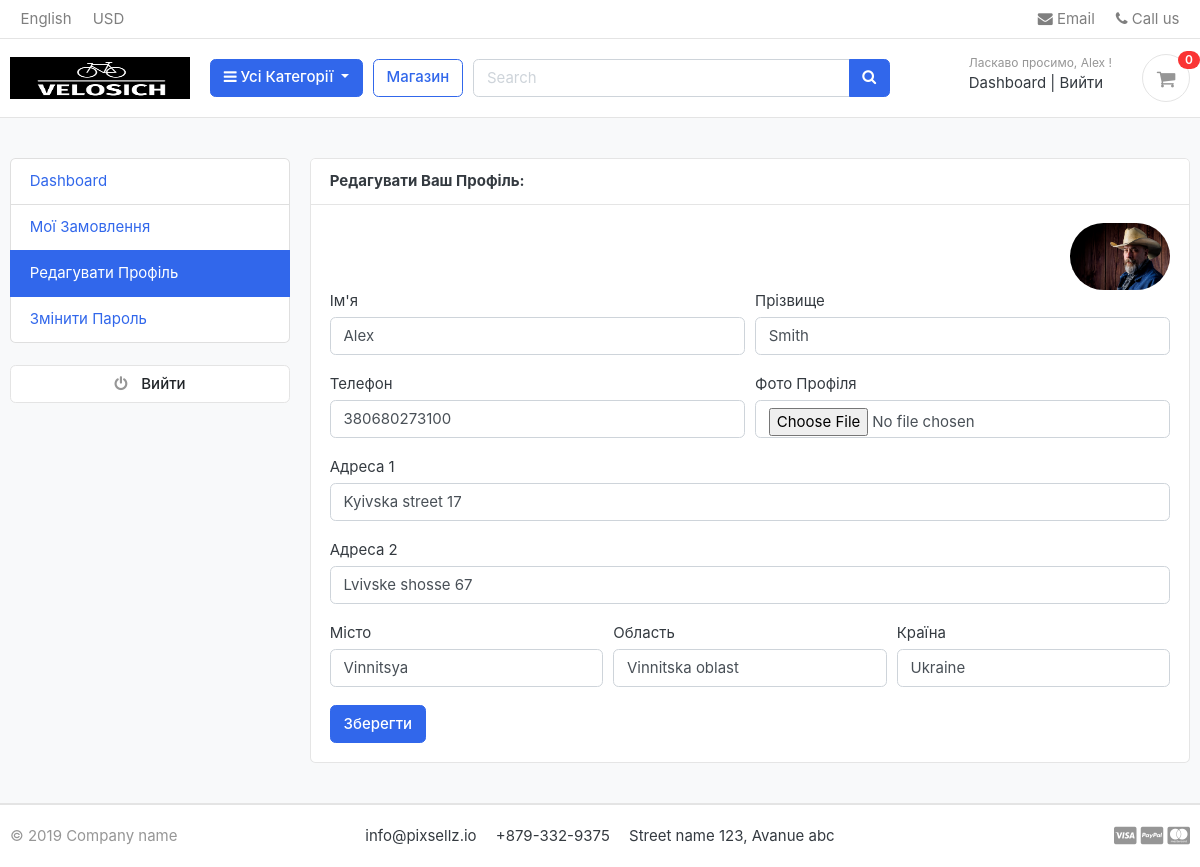
/accounts/edit_profile/ (signed in), run on the app's committed database.
### accounts/models.py (models this page shows, shortened)
class Account(AbstractBaseUser):
    first_name = models.CharField(max_length=50)
    last_name = models.CharField(max_length=50)
    username = models.CharField(max_length=50, unique=True)
    email = models.EmailField(max_length=100, unique=True)
    phone_number = models.CharField(max_length=50)
    date_joined = models.DateTimeField(auto_now_add=True)
    last_login = models.DateTimeField(auto_now=True)
    is_admin = models.BooleanField(default=False)
    is_staff = models.BooleanField(default=False)
    is_active = models.BooleanField(default=False)
    is_superadmin = models.BooleanField(default=False)
    USERNAME_FIELD = 'email'
    REQUIRED_FIELDS = ["username", "first_name", "last_name"]
    objects = MyAccountManager()

class UserProfile(models.Model):
    user = models.OneToOneField(Account, on_delete=models.CASCADE)
    address_line_1 = models.CharField(blank=True, max_length=100)
    address_line_2 = models.CharField(blank=True, max_length=100)
    profile_picture = models.ImageField(upload_to='userprofile', blank=True)
    city = models.CharField(blank=True, max_length=30)
    state = models.CharField(blank=True, max_length=30)
    country = models.CharField(blank=True, max_length=20)

### accounts/views.py (the view)
# urls.py: path('edit_profile/', views.edit_profile, name="edit_profile"),
@login_required(login_url='login')
def edit_profile(request):
    userprofile = get_object_or_404(UserProfile, user=request.user)
    if request.method == 'POST':
        user_form = UserForm(request.POST, instance=request.user)
        profile_form = UserProfileForm(request.POST, request.FILES, instance=userprofile)
        if user_form.is_valid() and profile_form.is_valid():
            user_form.save()
            profile_form.save()
            messages.success(request, "Your profile has been updated!")
            return redirect("edit_profile")
    else:
        user_form = UserForm(instance=request.user)
        profile_form = UserProfileForm(instance=userprofile)
    context = {
        'user_form': user_form,
        'profile_form': profile_form,
        'userprofile': userprofile,
    }
    return render(request, 'accounts/edit_profile.html', context)

### accounts/forms.py
class UserForm(forms.ModelForm):
    class Meta:
        model = Account
        fields = ['first_name', 'last_name', 'phone_number']
    def __init__(self, *args, **kwargs):
        super(UserForm, self).__init__(*args, **kwargs)
        for field in self.fields:
            self.fields[field].widget.attrs['class'] = 'form-control'

class UserProfileForm(forms.ModelForm):
    profile_picture = forms.ImageField(required=False, error_messages={'invalid': ("image files only")}, widget=forms.FileInput)
    class Meta:
        model = UserProfile
        fields = ['address_line_1', 'address_line_2', 'city', 'state', 'country', 'profile_picture']
    def __init__(self, *args, **kwargs):
        super(UserProfileForm, self).__init__(*args, **kwargs)
        for field in self.fields:
            self.fields[field].widget.attrs['class'] = 'form-control'

### carts/context_processors.py (called while the page is built)
def counter(request):
    cart_count = 0
    if "admin" in request.path:
        return {}
    else:
        try:
            cart = Cart.objects.filter(cart_id=_cart_id(request))
            if request.user.is_authenticated:
                cart_items = CartItem.objects.all().filter(user=request.user)
            else:
                cart_items = CartItem.objects.all().filter(cart=cart[:1])
            for cart_item in cart_items:
                cart_count += cart_item.quantity
        except Cart.DoesNotExist:
            cart_count = 0
    return dict(cart_count=cart_count)

### carts/views.py (called while the page is built)
def _cart_id(request):
    cart = request.session.session_key
    if not cart:
        cart = request.session.create()
    return cart

### category/context_processors.py (called while the page is built)
def menu_links(request):
    links = Category.objects.all()
    return dict(links=links)

### category/models.py (called while the page is built)
    def get_url(self):
        return reverse("products_by_category", args=[self.slug])

### templates/accounts/edit_profile.html (shortened to what this page needs)
{% extends 'base.html' %}
{% block content %}
<section class="section-conten padding-y bg">
  <div class="container">
    <div class="row">
    {% include 'includes/dashboard_sidebar.html' %}
    <main class="col-md-9">
      <article class="card">
      <header class="card-header">
        <strong class="d-inline-block mr-3">Редагувати Ваш Профіль:</strong>
      </header>
      <div class="card-body">
        <div class="text-right">
          <img src="{{ userprofile.profile_picture.url }}" alt="Profile Picture" width="100" style="border-radius:50px;">
        </div>
        <div class="row">
         <div class="col-md-12">
          <form action="{% url 'edit_profile' %}" method="POST" enctype="multipart/form-data">
            <div class="form-row">
              <div class="form-group col-md-6">
                <label>Ім'я</label>
                {{ user_form.first_name }}
              </div>
              <div class="form-group col-md-6">
                <label>Прізвище</label>
                {{ user_form.last_name }}
              </div>
            </div>
            <div class="form-row">
              <div class="form-group col-md-6">
                <label>Телефон</label>
                {{ user_form.phone_number }}
              </div>
              <div class="form-group col-md-6">
                <label>Фото Профіля</label>
                {{ profile_form.profile_picture }}
              </div>
            </div>
            <div class="form-group">
              <label>Адреса 1</label>
              {{ profile_form.address_line_1 }}
            </div>
            <div class="form-group">
              <label>Адреса 2</label>
              {{ profile_form.address_line_2 }}
            </div>
            <div class="form-row">
              <div class="form-group col-md-4">
                <label>Місто</label>
                {{ profile_form.city }}
              </div>
              <div class="form-group col-md-4">
                <label>Область</label>
                {{ profile_form.state }}
              </div>
              <div class="form-group col-md-4">
                <label>Країна</label>
                {{ profile_form.country }}
              </div>
            </div>
            <input type="submit" class="btn btn-primary" value="Зберегти">
          </form>
         </div>
        </div>
      </div>
      </article>
    </main>
  </div>
  </div>
  </section>
{% endblock %}

### templates/includes/navbar.html (shortened to what this page needs)
{% load static %}
<header class="section-header">
  <nav class="navbar p-md-0 navbar-expand-sm navbar-light border-bottom">
  <div class="container">
    <div class="collapse navbar-collapse" id="navbarTop4">
      <ul class="navbar-nav mr-auto">
        <li class="nav-item dropdown">
         <a href="#" class="nav-link">   English </a>
      </li>
      <li class="nav-item dropdown">
        <a href="#" class="nav-link"> USD </a>
      </li>
      </ul>
      <ul class="navbar-nav">
      <li><a href="#" class="nav-link"> <i class="fa fa-envelope"></i> Email </a></li>
      <li><a href="#" class="nav-link"> <i class="fa fa-phone"></i> Call us </a></li>
    </ul>
    </div>
  </div>
  </nav>
  <section class="header-main border-bottom">
    <div class="container">
  <div class="row align-items-center">
    <div class="col-lg-2 col-md-3 col-6">
      <a href="{% url 'home' %}" class="brand-wrap">
        <img class="logo" src="{% static 'images/logo-white.png' %}" style="width: 180px;" alt="logo">
      </a>
    </div>
    <div class="col-lg col-sm col-md col-6 flex-grow-0">
      <div class="category-wrap dropdown d-inline-block float-right">
        <button type="button" class="btn btn-primary dropdown-toggle" data-toggle="dropdown">
          <i class="fa fa-bars"></i> Усі Категорії
        </button>
      </div>
    </div>
    <a href="{% url 'store' %}" class="btn btn-outline-primary">Магазин</a>
    <div class="col-lg  col-md-6 col-sm-12 col">
      <form action="{% url 'search' %}" class="search" method="GET">
        <div class="input-group w-100">
            <input type="text" class="form-control" style="width:60%;" placeholder="Search" name="keyword">
            <div class="input-group-append">
              <button class="btn btn-primary" type="submit">
                <i class="fa fa-search"></i>
              </button>
            </div>
          </div>
      </form>
    </div>
    <div class="col-lg-3 col-sm-6 col-8 order-2 order-lg-3">
          <div class="d-flex justify-content-end mb-3 mb-lg-0">
            {% if user.id is None %}
            <div class="widget-header">
              <small class="title text-muted">Ласкаво просимо, гість!</small>
              <div>
                <a href="{% url 'login' %}">Увійти</a> <span class="dark-transp"> | </span>
                <a href="{% url 'register' %}"> Зареєструватися</a>
              </div>
            </div>
            {% else %}
            <div class="widget-header">
              <small class="title text-muted">Ласкаво просимо, {{user.first_name}} !</small>
              <div>
                <a href="{% url 'dashboard' %}">Dashboard</a> <span class="dark-transp"> | </span>
                <a href="{% url 'logout' %}"> Вийти</a>
              </div>
            </div>
            {% endif %}
            <a href="{% url 'cart' %}" class="widget-header pl-3 ml-3">
              <div class="icon icon-sm rounded-circle border"><i class="fa fa-shopping-cart"></i></div>
              <span class="badge badge-pill badge-danger notify">{{ cart_count }}</span>
            </a>
          </div>
        </div>
  </div>
    </div>
  </section>
  </header>

### static/css/ui.css (style rules this page uses)
html { font-family: "Inter", sans-serif; font-size: 15px; }
.icon-xs, .icon-sm, .icon-md, .icon-lg { display: inline-block; text-align: center; flex-shrink: 0; flex-grow: 0; }
.icon-sm { width: 48px; height: 48px; line-height: 48px !important; font-size: 20px; }
.padding-y { padding-top: 40px; padding-bottom: 40px; }
article:after, .form-group:after { display: block; clear: both; content: ""; }
.bg { background-color: #f8f9fa; }
.header-main { position: relative; padding-top: 1rem; padding-bottom: 1rem; }
.brand-wrap .logo, .navbar-brand .logo { margin-right: 7px; max-height: 42px; display: inline-block; }
.widget-header { display: inline-block; vertical-align: middle; position: relative; }
.widget-header a { color: #343a40; }
.widget-header i { color: #969696; }
.widget-header .title { display: block; }
.widget-header .notify { position: absolute; top: -3px; right: -10px; }
.notify { position: absolute; top: -4px; right: -10px; display: inline-block; padding: 0.25em 0.6em; font-size: 12px; line-height: 1; text-align: center; border-radius: 3rem; color: #fff; background-color: #fa3434; }

### data on the page
Account: first_name "Alex", last_name "Smith", phone_number "380680273100"
UserProfile: profile_picture (picture), address_line_1 "Kyivska street 17", address_line_2 "Lvivske shosse 67", city "Vinnitsya", state "Vinnitska oblast", country "Ukraine"

### other printed values
{{ cart_count }} "0"
